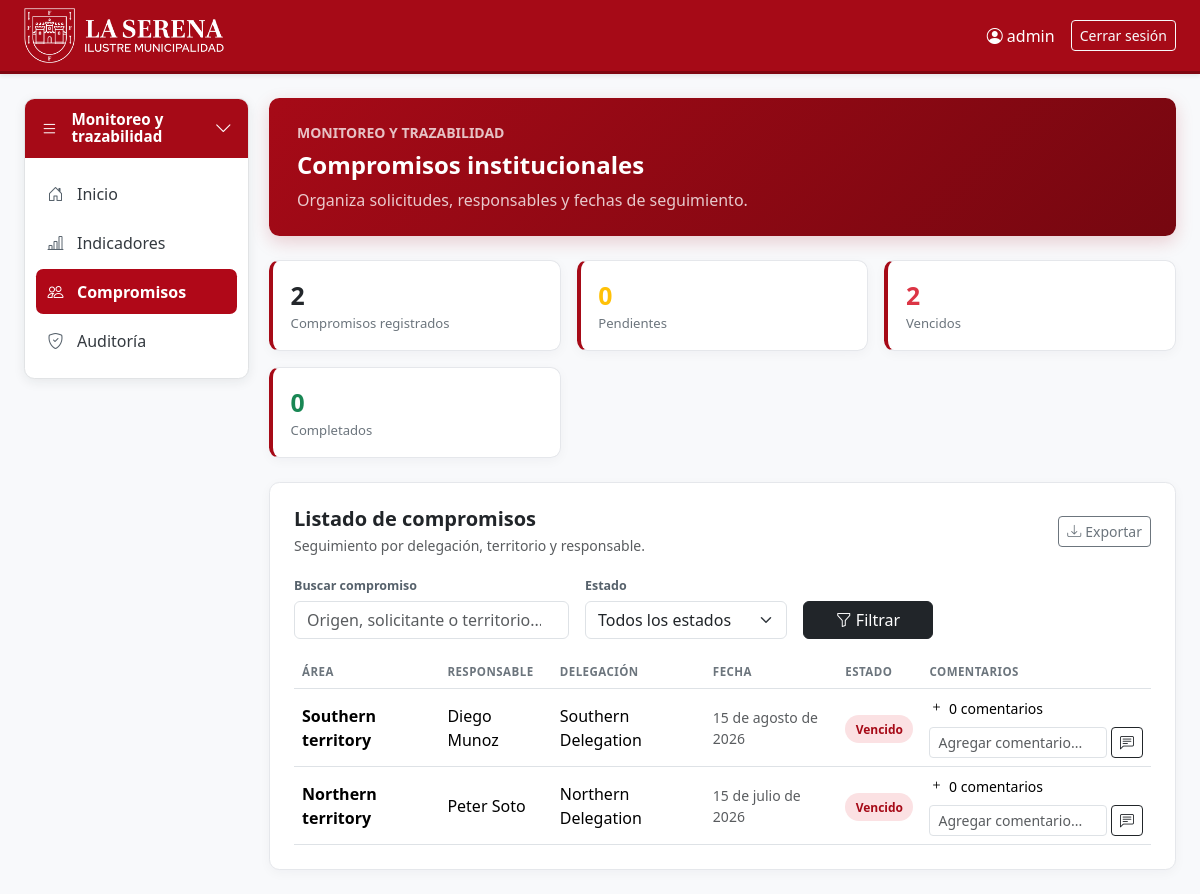
/monitoring/compromisos/ (signed in), run on the app's committed database.
### monitoring_traceability/models.py (models this page shows, shortened)
class Commitment(BaseModel):
    commitment_id = models.BigAutoField(
        primary_key=True,
    )
    delegation = models.ForeignKey(
        "organization.Delegation",
        on_delete=models.PROTECT,
        related_name="commitments",
        verbose_name="Delegation",
    )
    responsible = models.ForeignKey(
        "organization.Employee",
        on_delete=models.PROTECT,
        related_name="commitments",
        verbose_name="Responsible employee",
    )
    activity = models.ForeignKey(
        "registration_validation.Activity",
        on_delete=models.PROTECT,
        related_name="commitments",
        null=True,
        blank=True,
        verbose_name="Activity reference",
    )
    origin = models.CharField(
        max_length=150,
        verbose_name="Origin",
    )
    requester = models.CharField(
        max_length=150,
        verbose_name="Requester",
    )
    territory = models.CharField(
        max_length=150,
        verbose_name="Territory",
    )
    commitment_date = models.DateField(
        verbose_name="Commitment date",
    )
    support = models.TextField(
        blank=True,
        verbose_name="Support",
    )
    status = models.CharField(
        max_length=50,
        default="Pending",
        verbose_name="Status",
    )
    observation = models.TextField(
        blank=True,
        verbose_name="Observation",
    )
    class Meta:
        verbose_name = "Commitment"
        verbose_name_plural = "Commitments"
        ordering = (
            "-commitment_date",
            "commitment_id",
        )
    @property
    def is_completed(self):
        return self.status.lower() in {"completed", "completado", "realizado"}
    @property
    def is_overdue(self):
        return not self.is_completed and self.commitment_date < timezone.localdate()

### organization/models.py (models this page shows)
class Employee(BaseModel):
    employee_id = models.BigAutoField(primary_key=True)
    assigned_groups = models.ManyToManyField(
        "auth.Group",
        blank=True,
        related_name="assigned_employees",
        verbose_name="Roles asignados",
    )
    delegation = models.ForeignKey(
        Delegation,
        on_delete=models.PROTECT,
        related_name="employees",
    )
    position = models.ForeignKey(
        PositionFunction,
        on_delete=models.PROTECT,
        related_name="employees",
    )
    name = models.CharField(max_length=150)
    roles = models.TextField()
    status = models.CharField(max_length=50)
    profile_photo = models.ImageField(
        upload_to="profile_photos/",
        blank=True,
        null=True,
        verbose_name="Foto de perfil",
    )
    class Meta:
        verbose_name = "Employee"
        verbose_name_plural = "Employees"
    def __str__(self):
        return self.name

class Delegation(BaseModel):
    delegation_id = models.BigAutoField(primary_key=True)
    name = models.CharField(max_length=150)
    status = models.CharField(max_length=50)
    scope = models.CharField(max_length=150)
    class Meta:
        verbose_name = "Delegation"
        verbose_name_plural = "Delegations"
    def __str__(self):
        return self.name

### monitoring_traceability/views.py (the view, shortened to what this page needs)
# urls.py: path("compromisos/", views.commitment_list, name="commitment_list"),
@login_required
def commitment_list(request):
    commitments = _scoped_queryset(
        Commitment.objects.select_related(
            "delegation",
            "responsible",
        ).prefetch_related(
            Prefetch(
                "comments",
                queryset=CommitmentComment.objects.filter(
                    deleted_at__isnull=True,
                ).select_related(
                    "author",
                    "created_by__profile",
                ),
            ),
        ),
        request.user,
        "responsible",
    )
    search = _query(request.GET.get("q"))
    status = _query(request.GET.get("status"))
    if status:
        commitments = commitments.filter(status__iexact=status)
    for commitment in commitments:
        commitment.display_status = (
            "Vencido" if commitment.is_overdue else commitment.status
        )
    total = commitments.count()
    pending = commitments.filter(
        status__in=["Pending", "Pendiente", "In progress", "En progreso"]
    ).exclude(
        commitment_date__lt=timezone.localdate()
    ).count()
    completed = commitments.filter(
        status__in=["Completed", "Completado", "Realizado"]
    ).count()
    overdue = sum(commitment.is_overdue for commitment in commitments)
    return render(
        request,
        "monitoringfronen/compro.html",
        {
            "commitments": commitments,
            "total_commitments": total,
            "pending_commitments": pending,
            "completed_commitments": completed,
            "overdue_commitments": overdue,
        },
    )

### monitoring_traceability/views.py (called while the page is built)
def _scoped_queryset(queryset, user, relation):
    queryset = queryset.filter(deleted_at__isnull=True)
    if user.is_superuser:
        return queryset
    delegation_id = _delegation_id(user)
    if delegation_id is None:
        return queryset.none()
    return queryset.filter(**{f"{relation}__delegation_id": delegation_id})

def _query(value):
    return value.strip() if value else ""

### templates/monitoringfronen/compro.html (shortened to what this page needs)
{% extends "base.html" %}
{% load i18n %}
{% block sidebar %}
<aside class="workspace-sidebar" aria-label="Navegación de monitoreo y trazabilidad">
    <div class="workspace-sidebar-header">
        <i class="bi bi-list" aria-hidden="true"></i>
        <strong>Monitoreo y<br>trazabilidad</strong>
        <i class="bi bi-chevron-down" aria-hidden="true"></i>
    </div>
    <nav class="nav flex-column">
        <a class="nav-link" href="{% url 'home' %}"><i class="bi bi-house-door"></i><span>Inicio</span></a>
        <a class="nav-link" href="{% url 'monitoring:indicator_list' %}"><i class="bi bi-bar-chart-line"></i><span>Indicadores</span></a>
        <a class="nav-link active" href="{% url 'monitoring:commitment_list' %}"><i class="bi bi-people"></i><span>Compromisos</span></a>
        <a class="nav-link" href="{% url 'monitoring:audit_list' %}"><i class="bi bi-shield-check"></i><span>Auditoría</span></a>
    </nav>
</aside>
{% endblock %}
{% block contenido %}
<div class="monitor-shell pb-4" id="compromisos">
    <section class="monitor-hero mb-4 d-flex flex-wrap align-items-center justify-content-between gap-3">
        <div><div class="small text-uppercase fw-semibold opacity-75 mb-2">Monitoreo y trazabilidad</div><h1 class="mb-2 fw-bold">Compromisos institucionales</h1><p class="mb-0">Organiza solicitudes, responsables y fechas de seguimiento.</p></div>
    </section>
    <div class="row g-3 mb-4">
        <div class="col-12 col-md-4"><div class="section-card metric h-100"><div class="value">{{ total_commitments|default:"0" }}</div><div class="label">Compromisos registrados</div></div></div>
        <div class="col-12 col-md-4"><div class="section-card metric h-100"><div class="value text-warning">{{ pending_commitments|default:"0" }}</div><div class="label">Pendientes</div></div></div>
        <div class="col-12 col-md-4"><div class="section-card metric h-100"><div class="value text-danger">{{ overdue_commitments|default:"0" }}</div><div class="label">Vencidos</div></div></div>
        <div class="col-12 col-md-4"><div class="section-card metric h-100"><div class="value text-success">{{ completed_commitments|default:"0" }}</div><div class="label">Completados</div></div></div>
    </div>
    <section class="section-card p-3 p-lg-4">
        <div class="d-flex flex-wrap justify-content-between align-items-center gap-2 mb-3"><div><h2 class="h5 mb-1 fw-bold">Listado de compromisos</h2><p class="text-muted small mb-0">Seguimiento por delegación, territorio y responsable.</p></div><button type="button" class="btn btn-outline-secondary btn-sm"><i class="bi bi-download me-1"></i>Exportar</button></div>
        <form class="row g-3 align-items-end mb-3" method="get">
            <div class="col-12 col-md-4"><label class="filter-label" for="commitment-search">Buscar compromiso</label><input id="commitment-search" name="q" value="{{ request.GET.q }}" class="form-control" placeholder="Origen, solicitante o territorio..." type="search"></div>
            <div class="col-12 col-md-3"><label class="filter-label" for="commitment-status">Estado</label><select id="commitment-status" name="status" class="form-select"><option value="">Todos los estados</option><option>Pendiente</option><option>En progreso</option><option>Completado</option></select></div>
            <div class="col-12 col-md-2"><button class="btn btn-dark w-100" type="submit"><i class="bi bi-funnel me-1"></i>Filtrar</button></div>
        </form>
        <div class="table-responsive"><table class="table table-hover align-middle mb-0"><thead><tr><th>Área</th><th>Responsable</th><th>Delegación</th><th>Fecha</th><th>Estado</th><th>Comentarios</th></tr></thead><tbody>
            {% for commitment in commitments %}
            <tr><td class="fw-semibold">{{ commitment.territory|default:"—" }}</td><td>{{ commitment.responsible|default:"Sin responsable" }}</td><td>{{ commitment.delegation|default:"—" }}</td><td class="text-muted small">{% language 'es' %}{{ commitment.commitment_date|date:"d \d\e F \d\e Y"|default:"—" }}{% endlanguage %}</td><td><span class="status {% if commitment.is_overdue %}status-red{% elif commitment.is_completed %}status-green{% elif commitment.status|lower == 'pending' or commitment.status|lower == 'pendiente' %}status-yellow{% else %}status-muted{% endif %}">{{ commitment.display_status|default:"Pendiente" }}</span></td><td class="small"><details><summary class="comment-summary">{{ commitment.comments.all|length }} comentario{{ commitment.comments.all|length|pluralize }}</summary></details><form method="post" class="d-flex gap-1 mt-2"><input name="comment" class="form-control form-control-sm" placeholder="Agregar comentario..." required><button class="btn btn-sm btn-outline-dark" type="submit" title="Agregar comentario"><i class="bi bi-chat-left-text"></i></button></form></td></tr>
            {% empty %}<tr><td colspan="6" class="text-center py-5"><i class="bi bi-hand-thumbs-up fs-2 text-muted d-block mb-2"></i><span class="text-muted">No hay compromisos para mostrar.</span></td></tr>
            {% endfor %}
        </tbody></table></div>
    </section>
</div>
{% endblock %}

### templates/base.html (shortened to what this page needs)
<!DOCTYPE html>
{% load static %}
<html lang="es">
<head>
    <link href="https://cdn.jsdelivr.net/npm/bootstrap@5.3.3/dist/css/bootstrap.min.css" rel="stylesheet">
    <link href="https://cdn.jsdelivr.net/npm/bootstrap-icons@1.11.3/font/bootstrap-icons.min.css" rel="stylesheet">
</head>
<body>
<nav class="navbar navbar-expand-lg topbar mb-4 shadow-sm">
    <div class="container-fluid px-4">
        <a class="navbar-brand py-0" href="{% url 'home' %}">
            <img src="{% static 'img/horizontal-blanco.png' %}" alt="Logo La Serena" height="55">
        </a>
        <div class="collapse navbar-collapse" id="navbarMain">
            {% if user.is_authenticated %}
            <span class="navbar-text me-3"><i class="bi bi-person-circle"></i> {{ user.username }}</span>
            <form method="post" action="{% url 'logout' %}" class="d-inline">
                <button type="submit" class="btn btn-outline-light btn-sm">Cerrar sesión</button>
            </form>
            {% endif %}
        </div>
    </div>
</nav>
<div class="container-fluid px-4">
    <div class="workspace-layout">
        {% block sidebar %}{% endblock %}
        <div class="workspace-content">
            <main>
        {% block contenido %}{% endblock %}
            </main>
        </div>
    </div>
</div>
</body>
</html>

### templates/base.html (style rules this page uses)
body { background: #f8f9fb; }
.topbar { background-color: #a60a17; border-bottom: 3px solid #800711; }
.topbar .navbar-brand, .topbar .nav-link, .topbar .navbar-text { color: #fff; }
.topbar .navbar-brand { font-weight: bold; font-size: 1.2rem; }
.workspace-layout { display: flex; align-items: flex-start; gap: 1.25rem; }
.workspace-sidebar { flex: 0 0 225px; overflow: hidden; background: #fff; border: 1px solid #e1e3e5; border-radius: .65rem; box-shadow: 0 3px 12px rgba(24, 33, 44, .08); }
.workspace-sidebar-header { align-items: center; background: #a60a17; color: #fff; display: flex; gap: .85rem; min-height: 56px; padding: .75rem 1rem; }
.workspace-sidebar-header i:first-child { font-size: 1.05rem; }
.workspace-sidebar-header strong { flex: 1; font-size: .95rem; font-weight: 700; line-height: 1.15; }
.workspace-sidebar-header i:last-child { font-size: 1.1rem; }
.workspace-sidebar .nav { padding: .75rem .7rem .8rem; }
.workspace-sidebar .nav-link { align-items: center; border-radius: .45rem; color: #343a40; display: flex; gap: .75rem; margin: .12rem 0; min-height: 45px; padding: .65rem .7rem; }
.workspace-sidebar .nav-link.active { background: #b00818; color: #fff; font-weight: 600; }
.workspace-sidebar .nav-link i { color: #56616b; font-size: 1rem; width: 1.1rem; }
.workspace-sidebar .nav-link.active i { color: #fff; }
.workspace-content { flex: 1 1 auto; min-width: 0; }

### templates/monitoringfronen/compro.html (style rules this page uses)
.monitor-shell { max-width: 1480px; margin: 0 auto; }
.monitor-hero { background: linear-gradient(135deg, #a60a17, #760710); color: #fff; border-radius: .65rem; padding: 1.5rem 1.75rem; box-shadow: 0 6px 18px rgba(166, 10, 23, .18); }
.monitor-hero h1 { font-size: clamp(1.35rem, 2vw, 1.85rem); }
.monitor-hero p { color: rgba(255,255,255,.78); }
.section-card { background: #fff; border: 1px solid #e5e7eb; border-radius: .65rem; box-shadow: 0 3px 12px rgba(24, 33, 44, .04); }
.metric { border-left: 4px solid #a60a17; padding: 1rem 1.1rem; }
.metric .value { font-size: 1.55rem; font-weight: 700; color: #23272b; }
.metric .label { color: #6c757d; font-size: .82rem; }
.table thead th { color: #6c757d; font-size: .72rem; letter-spacing: .04em; text-transform: uppercase; white-space: nowrap; }
.table tbody td { vertical-align: middle; }
.status { border-radius: 999px; font-size: .75rem; font-weight: 600; padding: .35rem .65rem; }
.status-red { background: #fbe1e3; color: #a60a17; }
.filter-label { color: #56616b; font-size: .78rem; font-weight: 600; margin-bottom: .35rem; }
.comment-summary { cursor: pointer; list-style: none; }
.comment-summary::before { content: "\f4fe"; font-family: bootstrap-icons; margin-right: .35rem; }
.nav-link.active .bi-people { color: #ffffff; }

### data on the page
Commitment: territory "Southern territory", responsible "Diego Munoz", delegation "Southern Delegation", commitment_date "15 de agosto de 2026", display_status "Vencido", comments.all|length "0"
Commitment: territory "Northern territory", responsible "Peter Soto", delegation "Northern Delegation", commitment_date "15 de julio de 2026", display_status "Vencido", comments.all|length "0"

### other printed values
{{ user.username }} "admin"
{{ total_commitments|default:"0" }} "2"
{{ pending_commitments|default:"0" }} "0"
{{ overdue_commitments|default:"0" }} "2"
{{ completed_commitments|default:"0" }} "0"
